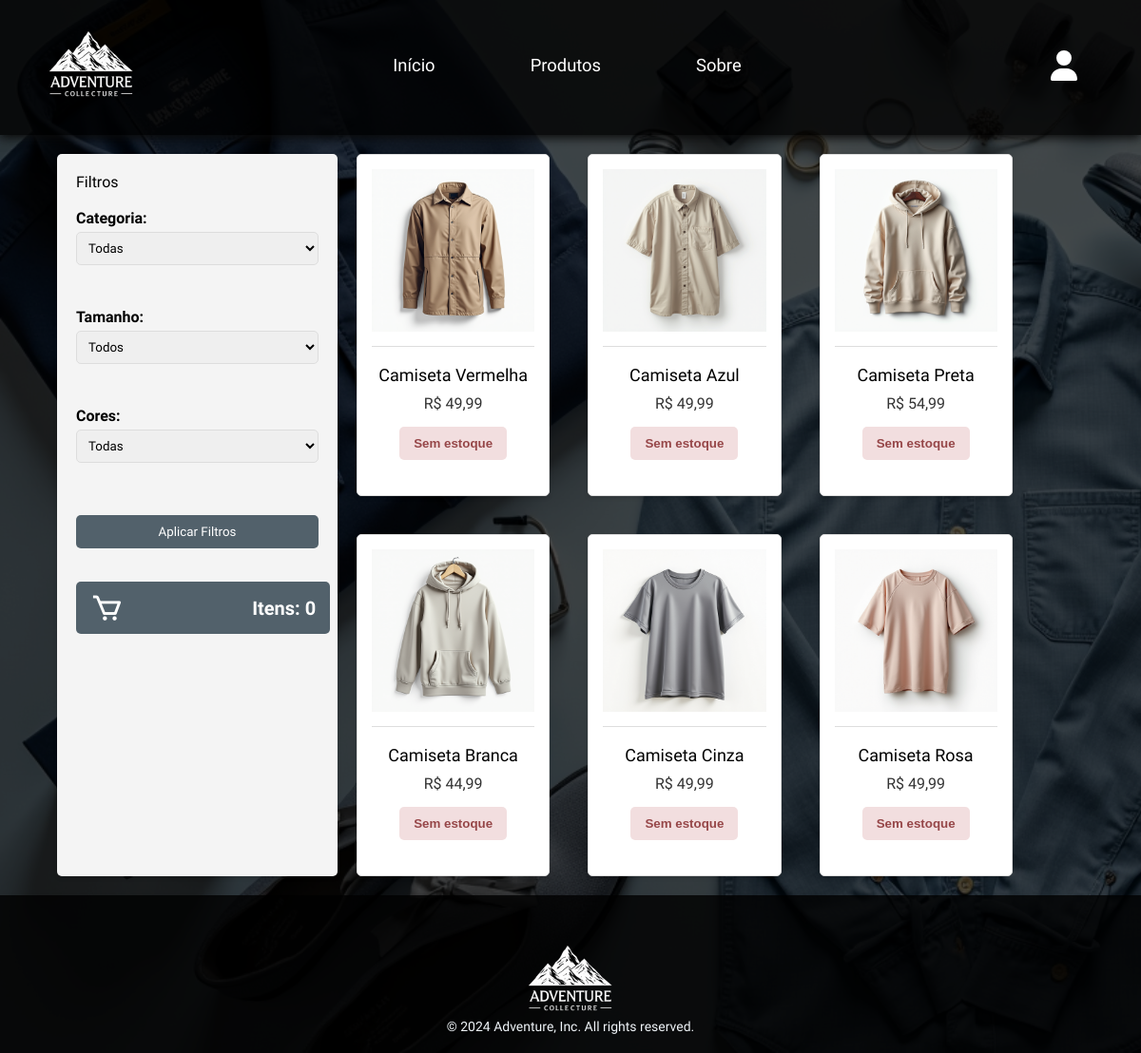
The page /public/index.php?a=loja on the database its author committed.
### tables this page shows
CREATE TABLE IF NOT EXISTS produtos (
  id INT PRIMARY KEY NOT NULL AUTO_INCREMENT,
  nome_produto VARCHAR(100) NOT NULL,
  descricao TEXT NOT NULL,
  preco DECIMAL(10,2) NOT NULL,
  categoria_id INT NOT NULL,
  tamanho_id INT NOT NULL,
  cor_id INT NOT NULL,
  imagem_produto VARCHAR(255),
  visivel TINYINT,
  data_criacao DATETIME NOT NULL DEFAULT CURRENT_TIMESTAMP,
  data_atualizacao DATETIME NOT NULL DEFAULT CURRENT_TIMESTAMP ON UPDATE CURRENT_TIMESTAMP,
  FOREIGN KEY (categoria_id) REFERENCES produto_categoria (id),
  FOREIGN KEY (tamanho_id) REFERENCES produto_tamanho (id),
  FOREIGN KEY (cor_id) REFERENCES produto_cores (id)
);

### core/controllers/Main.php (called while the page is built, shortened)
<?php
class Main{
    public function loja() {
        $produtos = new Produtos();
        $listarProdutos = $produtos->listarProdutos();
        $listarCategoria = $produtos->listarCategoria();
        $listarTamanho = $produtos->listarTamanho();
        $listarCor = $produtos->listarCor();
        $estoques = [];
        if (is_array($listarProdutos) && count($listarProdutos) > 0) {
            foreach ($listarProdutos as $produto) {
                $estoque = $produtos->listarEstoque($produto->id, $produto->cor_id, $produto->tamanho_id);
                $estoques[$produto->id] = $estoque;
            }
        }
        Store::Layout([
            'layout/html_header',
            'layout/header',
            'loja',
            'layout/footer',
            'layout/html_footer',
        ], [
            'produtos' => $listarProdutos,
            'categorias' => $listarCategoria,
            'tamanhos' => $listarTamanho,
            'cores' => $listarCor,
            'estoques' => $estoques
        ]);
    }
}

### core/rotas.php (called while the page is built, shortened)
<?php
$rotas = [
    'inicio' => 'main@index',
    'loja' => 'main@loja',
    'sobre' => 'main@sobre',
    'adicionar_carrinho' => 'carrinho@adicionar_carrinho',
    'limpar_carrinho' => 'carrinho@limpar_carrinho',
    'carrinho' => 'carrinho@carrinho',
    'remover_produto_carrinho' => 'carrinho@remover_produto_carrinho',
    'user_account' => 'main@user_account',
    'logout' => 'main@logout',
    'login' => 'main@login',
    'registrar_usuario' => 'main@registrar_usuario',
    'criar_cliente' => 'main@criar_cliente',
    'registro_endereco' => 'main@registro_endereco',
    'criar_endereco' => 'main@criar_endereco',
    'formulario-duvidas' => 'main@formDuvidas',
    'confirmar_email' => 'main@confirmar_email',
    'login_submit' => 'main@login_submit',
    'filtrar_produtos' => 'main@filtrar_produtos',
];
$acao = 'inicio';
if(isset($_GET['a'])){
    if(!key_exists($_GET['a'], $rotas)){
        $acao = 'inicio';
    } else{
        $acao = $_GET['a'];
    }
}
$partes = explode('@', $rotas[$acao]);
$metodo = $partes[1];
$ctr = new $controlador();
$ctr->$metodo();

### public/index.php (called while the page is built, shortened)
<?php
require_once('../core/rotas.php');

### core/classes/Database.php (called while the page is built, shortened)
<?php
class Database{
    private $conexao;
    private function conectar(){
        $this->conexao = new PDO(
            'mysql:'.
            'host='.MYSQL_SERVER.';'.
            'dbname='.MYSQL_DATABASE.';'.
            'charset='.MYSQL_CHARSET,
            MYSQL_USER,
            MYSQL_PASS,
            array(PDO::ATTR_PERSISTENT => true)
        );
        $this->conexao->setAttribute(PDO::ATTR_ERRMODE, PDO::ERRMODE_WARNING);
    }
    private function desconectar(){
        $this->conexao = null;
    }
    public function select($sql, $param = null){
        $res = null;
        try{
            if(!empty($param)){
                $exe = $this->conexao->prepare($sql);
                $exe->execute($param);
                $res = $exe->fetchAll(PDO::FETCH_CLASS);
            } else{
                $exe = $this->conexao->prepare($sql);
                $exe->execute();
                $res = $exe->fetchAll(PDO::FETCH_CLASS);
            }
        }catch(PDOException $e){
            echo $e;
        }
        return $res;
    }
};

### core/models/Produtos.php (called while the page is built, shortened)
<?php
class Produtos {
    public function listarProdutos(){
        $sql = new Database();
        $resultado = $sql->select("SELECT * FROM produtos where visivel = 1");
        return $resultado;
    }
}

### core/views/loja.php (the view, shortened to what this page needs)
<?php
$total_produtos = 0;
?>
<link rel="stylesheet" href="assets/css/produtos_loja.css">
<div class="page-container">
    <div class="container content">
        <aside class="sidebar">
            <form action="?a=filtrar_produtos" method="POST">
                <h4>Filtros</h4>
                <div class="filter-group">
                    <label for="categoria" id="nome_categoria">Categoria:</label>
                    <select id="categoria" name="id_categoria">
                        <option value="null">Todas</option>
                    </select>
                </div>
                <div class="filter-group">
                    <label for="tamanho">Tamanho:</label>
                    <select id="tamanho" name="id_tamanho">
                        <option value="null">Todos</option>
                    </select>
                </div>
                <div class="filter-group">
                    <label for="cor">Cores:</label>
                    <select id="cor" name="id_cor">
                        <option value="null">Todas</option>
                    </select>
                </div>
                <button type="submit" class="btn">Aplicar Filtros</button>
                <div class="cart-container">
                    <a href="?a=carrinho" class="cart-link">
                        <i class='bx bx-cart'></i>
                        <span id="carrinho">Itens: <?= $total_produtos ?></span>
                    </a>
                </div>
            </form>
        </aside>
        <main class="products">
            <?php foreach ($produtos as $produto): ?>
                <div class="product-card">
                    <img src="assets/images/produtos/<?= $produto->imagem_produto ?>" alt="<?= htmlspecialchars($produto->nome_produto) ?>">
                    <h5><?= htmlspecialchars($produto->nome_produto) ?></h5>
                    <h4>R$ <?= preg_replace("/\./", ",", $produto->preco) ?></h4>
                    <?php
                    $quantidade_disponivel = isset($estoques[$produto->id]) && !empty($estoques[$produto->id])
                        ? $estoques[$produto->id][0]->quantidade_disponivel
                        : 0;
                    ?>
                    <?php if ($quantidade_disponivel <= 0): ?>
                        <button class="btn-sem-estoque" onclick="alerta_estoque()">Sem estoque</button>
                    <?php else: ?>
                        <button class="btn" onclick="adicionar_carrinho(<?= $produto->id ?>)">Adicionar ao carrinho</button>
                    <?php endif; ?>
                </div>
            <?php endforeach; ?>
        </main>
    </div>
</div>

### core/classes/Store.php (shortened to what this page needs)
<?php
class Store{
    public static function Layout($estruturas, $dados= null){
        foreach($estruturas as $estrutura){
            include("../core/views/$estrutura.php");
        }
    }
    public static function clienteLogado(){
        return isset($_SESSION['cliente']);
    }
};

### core/views/layout/html_header.php (shortened to what this page needs)
<!DOCTYPE html>
<html lang="en">
<head>
    <link rel="stylesheet" href="assets/css/header-footer.css">
    <link href='https://unpkg.com/boxicons@2.1.4/css/boxicons.min.css' rel='stylesheet'>
</head>
<body>

### core/views/layout/header.php (shortened to what this page needs)
<header>
    <nav class="nav-bar">
                <div class="logo">
                    <a href="?a=inicio"><img src="assets/images/header-logo.png" alt=""></a>
                </div>
                <div class="nav-list">
                    <ul>
                        <li class="nav-item"><a href="?a=inicio" class="nav-link">Início</a></li>
                        <li class="nav-item"><a href="?a=loja" class="nav-link">Produtos</a></li>
                        <li class="nav-item"><a href="?a=sobre" class="nav-link"> Sobre</a></li>
                    </ul>
                </div>
                <div class="login-button">
                    <?php if(Store::clienteLogado()):?>
                    <div class="dropdown">
                        <img src="assets/images/user-solid.svg" alt="">
                        <div class="dropdown-menu">
                            <li><a href="?a=user-account">Conta</a></li>
                            <li><a href="?a=logout">Sair</a></li>
                        </div>
                    </div>
                <?php else:?>
                    <div class="dropdown">
                        <img src="assets/images/user-solid.svg" alt="">
                    </div>
                </div>
                <?php endif;?>
    </nav>
</header>

### core/views/layout/footer.php
<footer>
    <div class="logo-footer">
        <img src="assets/images/header-logo.png" alt="Adventure Logo">
    </div>
    <div class="texto-footer">
        <p>© 2024 Adventure, Inc. All rights reserved.</p>
    </div>
</footer>

### core/views/layout/html_footer.php (shortened to what this page needs)
</body>
</html>

### public/assets/css/header-footer.css (style rules this page uses)
* { padding: 0; margin: 0; }
body { background-image: url('../images/create_an_image_for_the_background_of_a_custom_clothing_and_gift_store_website_the_design_should_fe_yrbpkjvygbdxto4npr0o_3.png'); background-size: cover; background-color: rgba(0, 0, 0, 0.7); background-blend-mode: darken; background-repeat: no-repeat; display: flex; flex-direction: column; min-height: 100vh; margin: 0; }
nav { display: flex; align-items: center; justify-content: space-between; flex-direction: row; background-color: rgba(0, 0, 0, 0.8); }
header { box-shadow: 0px 3px 10px #0a0a0a; }
.nav-bar { display: flex; justify-content: space-between; padding-inline: 1.7rem; }
.logo { display: flex; align-items: center; max-height: 150px; }
.nav-list { display: flex; align-items: center; }
.nav-list ul { display: flex; justify-content: center; list-style: none; }
.nav-item { margin: 0 50px; }
.nav-link { text-decoration: none; font-size: 1.15rem; color: #fff; text-decoration: none; color: #fff; font-family: "Josefin Sans", sans-serif; font-weight: 400; }
.nav-link { text-decoration: none; font-size: 1.15rem; color: #fff; font-weight: 400; position: relative; display: inline-block; padding-bottom: 5px; }
.nav-link::after { content: ''; position: absolute; width: 0; height: 2px; background-color: #ffffff; left: 0; bottom: 0; transition: width 0.3s ease-in-out; }
.login-button, .login-button img { padding-inline: 20px; }
.dropdown { position: relative; display: inline-block; }
.dropdown img { margin-left: 37px; align-items: center; }
footer { display: block; background-color: rgba(0, 0, 0, 0.8); color: #F0F5F9; text-align: center; padding: 20px; position: relative; bottom: 0; height: auto; }
.logo-footer { margin-bottom: 10px; max-height: 100px; align-items: center; }
.texto-footer p { font-family: "Josefin Sans", sans-serif; font-size: 14px; margin: 0; text-align: center; }
.texto-footer { font-family: "Josefin Sans", sans-serif; font-weight: 400; text-align: center; justify-content: center; align-items: center; display: flex; }

### rows shown on the page
produtos: imagem_produto (picture), nome_produto "Camiseta Vermelha", preco "49,99", shows "Sem estoque"
produtos: imagem_produto (picture), nome_produto "Camiseta Azul", preco "49,99", shows "Sem estoque"
produtos: imagem_produto (picture), nome_produto "Camiseta Preta", preco "54,99", shows "Sem estoque"
produtos: imagem_produto (picture), nome_produto "Camiseta Branca", preco "44,99", shows "Sem estoque"
produtos: imagem_produto (picture), nome_produto "Camiseta Cinza", preco "49,99", shows "Sem estoque"
produtos: imagem_produto (picture), nome_produto "Camiseta Rosa", preco "49,99", shows "Sem estoque"
